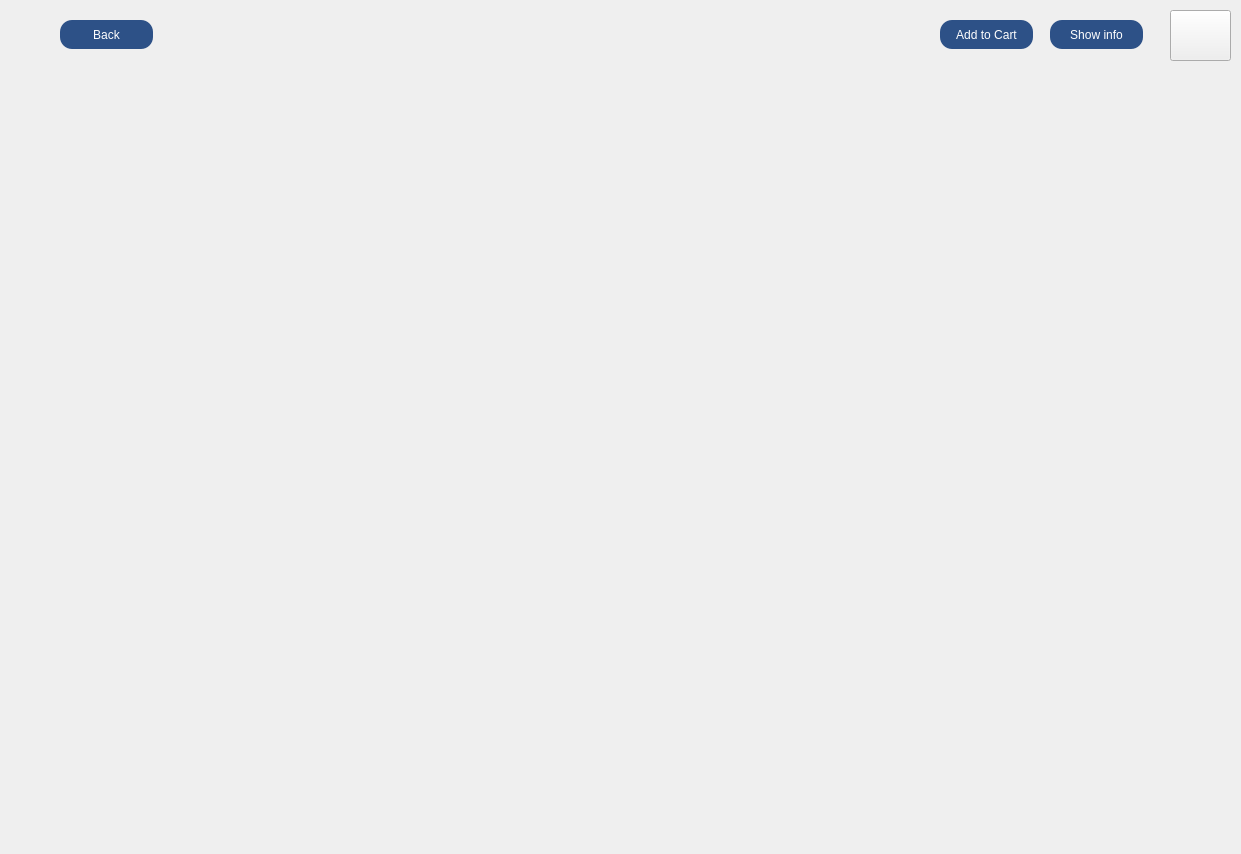
<?xml version="1.0" encoding="UTF-8"?>
<ui version="4.0">
 <class>customer_page</class>
 <widget class="QDialog" name="customer_page">
  <property name="geometry">
   <rect>
    <x>0</x>
    <y>0</y>
    <width>1241</width>
    <height>854</height>
   </rect>
  </property>
  <property name="windowTitle">
   <string>Dialog</string>
  </property>
  <widget class="QPushButton" name="back_btn">
   <property name="geometry">
    <rect>
     <x>60</x>
     <y>20</y>
     <width>93</width>
     <height>29</height>
    </rect>
   </property>
   <property name="styleSheet">
    <string notr="true">color: rgb(255, 255, 255);
background: rgb(45, 81, 135);
border-radius: 12px;</string>
   </property>
   <property name="text">
    <string>Back</string>
   </property>
  </widget>
  <widget class="QPushButton" name="cart_btn">
   <property name="geometry">
    <rect>
     <x>1170</x>
     <y>10</y>
     <width>61</width>
     <height>51</height>
    </rect>
   </property>
   <property name="cursor">
    <cursorShape>PointingHandCursor</cursorShape>
   </property>
   <property name="styleSheet">
    <string notr="true">QPushButton{
	border-image: url(:/dev_visual_im/cart.png)
}</string>
   </property>
   <property name="text">
    <string/>
   </property>
  </widget>
  <widget class="QPushButton" name="show_btn">
   <property name="geometry">
    <rect>
     <x>1050</x>
     <y>20</y>
     <width>93</width>
     <height>29</height>
    </rect>
   </property>
   <property name="styleSheet">
    <string notr="true">color: rgb(255, 255, 255);
background: rgb(45, 81, 135);
border-radius: 12px;</string>
   </property>
   <property name="text">
    <string>Show info</string>
   </property>
  </widget>
  <widget class="QPushButton" name="add_btn">
   <property name="geometry">
    <rect>
     <x>940</x>
     <y>20</y>
     <width>93</width>
     <height>29</height>
    </rect>
   </property>
   <property name="styleSheet">
    <string notr="true">color: rgb(255, 255, 255);
background: rgb(45, 81, 135);
border-radius: 12px;</string>
   </property>
   <property name="text">
    <string>Add to Cart</string>
   </property>
  </widget>
 </widget>
 <resources/>
 <connections/>
</ui>
